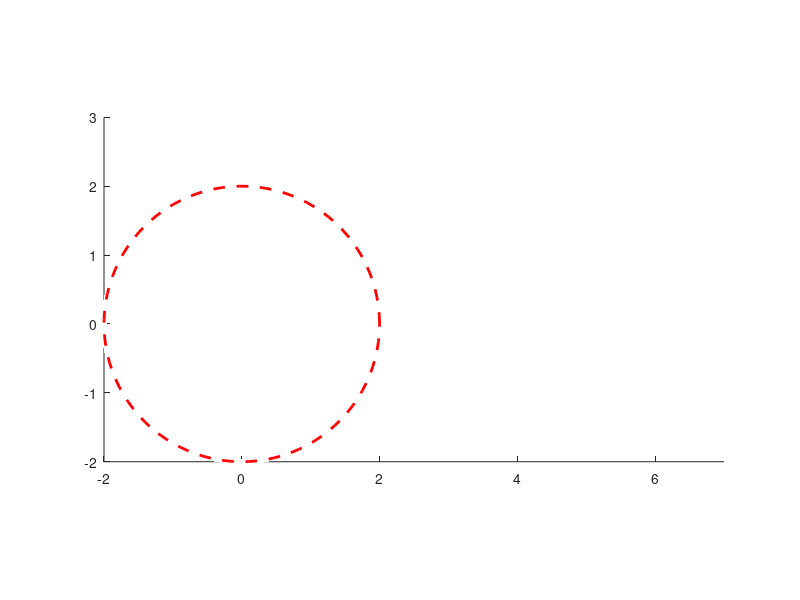

Source code (MATLAB):
clc
clear
close all
a = 2; b = 5;
%point p1
P1 = [0 0 ];
%parameter of the plot 
axis(gca,'equal'); %The aspect ratio
axis([-2 7 -2 3]); %The limits

%The angular spped of the crank in rad/s
k = 1;
% apply loop
for t = 1:500 %t isd the time in tenths od secomds
    theta = k*(t/10);
    % the point p2
    P2 = a*[cos(theta) sin(theta)];
    %angle alfa
    alfa = asin(a*sin(theta)/b);
    %point p3
    P3 = [(a*cos(theta) + b*cos(alfa)) 0]
    %the crank line
    crank = line([P1(1),P2(1)],[P1(2) P2(2)]);
    %slider line
    slider =  line([P2(1),P3(1)],[P2(2) P3(2)]); 
    %the poinr p2 trajectory 
    p2_traj = viscircles([0 0],a,'Linestyle','--');
    %point p1 and p2
    P1_circ = viscircles(P1, 0.1);
    P2_circ = viscircles(P2, 0.1);
    P3_circ = viscircles(P3 ,0.1);
    %The intervalto update the plot
    pause(0.001);
    %delete the previous line
    delete(crank);
    delete(P1_circ);
    delete(P2_circ);
    delete(P3_circ);
    delete(slider);
end